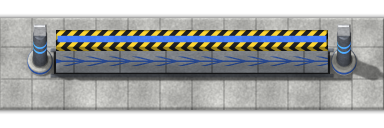
#> input picture resources/custom-art/cnc-gates-hd/ra-allies/allies-gate-h-00.png, 384 x 128 px, given in place of tsdshp-0000.png, which was not available
$ python dshpsheets.py ../../../cnc-gates-hd/ra-allies/allies-gate-h-00.png ../../../cnc-gates-hd/ra-allies/allies-gate-h-11.png
#> lines starting #> are read from the running program, lines starting #| are printed output that depends on the picture; after the words box and inside, x2 and y2 are one past the last pixel; in counts of white or black regions, pixels touching at a corner belong together; pictures that were not available may be replaced by others from this repository, and a replacement may not be noted
"""dshpsheets.py - the Dropship's look sheets: frame 0 beside the mod's (and v1's), close-ups, the 8 directions.
    python3 dshpsheets.py outdir framedir [v1]"""
import os, sys
import numpy as np
from PIL import Image, ImageDraw, ImageFont
from paths import HANDOFF

INMOD = HANDOFF + '/26-TSDSHP/in-mod/tsdshp/frames/tsdshp-%04d.png'
V1 = os.environ.get('V1_FRAMES', 'v1/frames') + '/tsdshp-%04d.png'
V1F = os.environ.get('V1_FACINGS', 'v1/facings') + '/tsdshp-%04d.png'
V2 = os.environ.get('V2_FRAMES', 'v2/frames') + '/tsdshp-%04d.png'
VER = 'v3'                                          # the version being packaged (dshppkg sets it)
PREV = ('v2', V2)                                   # the version before it, for the ship sheet
BG = (112, 108, 92)
FONT = ImageFont.truetype('/usr/share/fonts/truetype/dejavu/DejaVuSans.ttf', 15)
FONT_S = ImageFont.truetype('/usr/share/fonts/truetype/dejavu/DejaVuSans.ttf', 12)


def on_bg(im, box=None):
    im = im.convert('RGBA')
    if box is not None:
        im = im.crop(box)
    b = Image.new('RGBA', im.size, BG + (255,))
    b.alpha_composite(im)
    return b.convert('RGB')


def content_box(paths, pad=10):
#> called with pad = 10
    a = None
    for p in paths:
        al = np.array(Image.open(p).convert('RGBA'))[..., 3] > 8
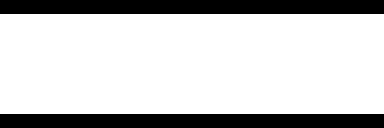
#> al: shape (128, 384) bool; 78.1% white; 2 black regions, box (x1, y1, x2, y2) and area: (0, 0, 384, 14) 5376, (0, 114, 384, 128) 5376
        a = al if a is None else (a | al)
#> pass 2 of the loop in content_box, `for p in paths:`:
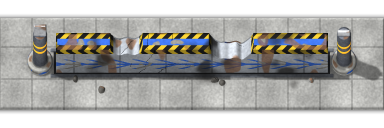
#> input picture resources/custom-art/cnc-gates-hd/ra-allies/allies-gate-h-11.png, 384 x 128 px, given in place of tsdshp-0000.png, which was not available
    ys, xs = np.nonzero(a)
    return (max(xs.min() - pad, 0), max(ys.min() - pad, 0), xs.max() + 1 + pad, ys.max() + 1 + pad)


def label(im, text, font=FONT):
    d = ImageDraw.Draw(im)
    d.text((7, 5), text, font=font, fill=(0, 0, 0))
    d.text((6, 4), text, font=font, fill=(255, 255, 255))
    return im


def stack(tiles, vertical=True, gap=4, bg=(30, 30, 30)):
    if vertical:
        W = max(t.width for t in tiles); H = sum(t.height for t in tiles) + gap * (len(tiles) - 1)
    else:
        W = sum(t.width for t in tiles) + gap * (len(tiles) - 1); H = max(t.height for t in tiles)
    s = Image.new('RGB', (W, H), bg); o = 0
    for t in tiles:
        s.paste(t, (0, o) if vertical else (o, 0)); o += (t.height if vertical else t.width) + gap
    return s


def ship(out, framedir, with_v1=True, zoom=1.0):
    items = [('in the mod now', INMOD % 0)]
    if with_v1:
        items.append((PREV[0], PREV[1] % 0))
    items.append((VER, os.path.join(framedir, 'tsdshp-0000.png')))
    box = content_box([p for _, p in items])
#> box = (0, 4, 394, 124)
    tiles = []
    for lab, p in items:
        t = on_bg(Image.open(p), box)
#> in on_bg, im is the input picture: PIL image 384x128 RGBA; mean R, G, B, A 101.4, 103.4, 103, 186.2
#> in on_bg, `im = im.crop(box)`:
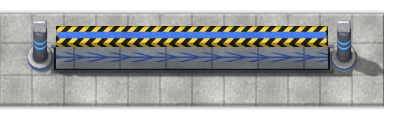
#> im: PIL image 394x120 RGBA; mean R, G, B, A 105.4, 107.5, 107.1, 193.6; transparent parts drawn white
#> in on_bg, `b.alpha_composite(im)`:
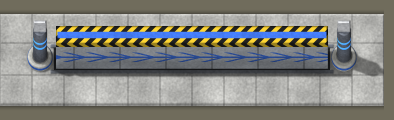
#> b: PIL image 394x120 RGBA; mean R, G, B, A 132.2, 133.2, 129.1, 255
        if zoom != 1:
            t = t.resize((int(t.width * zoom), int(t.height * zoom)), Image.LANCZOS)
        tiles.append(label(t, lab))
#> pass 2 of the loop in ship, `for lab, p in items:`:
#> in on_bg, im is the input picture: PIL image 384x128 RGBA; mean R, G, B, A 105.1, 105, 103, 186.2
#> in on_bg (call 2), `im = im.crop(box)`:
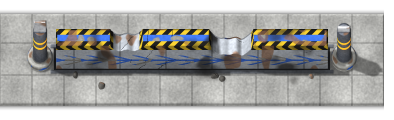
#> im: PIL image 394x120 RGBA; mean R, G, B, A 109.2, 109.2, 107.1, 193.6; transparent parts drawn white
#> in on_bg (call 2), `b.alpha_composite(im)`:
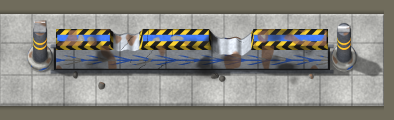
#> b: PIL image 394x120 RGBA; mean R, G, B, A 136, 135, 129, 255
    stack(tiles).save(out)
#> in stack, `W = max((t.width for t in tiles))`: W = 394
#> in stack, `H = sum((t.height for t in tiles)) + gap * (len(tiles) - 1)`: H = 368
#> in stack, `s = Image.new('RGB', (W, H), bg)`: s: PIL image 394x368 RGB; every value is 30
#> the loop in stack, `for t in tiles:` made 3 passes
#> o on passes 1 to 3: 124, 248, 372
#> after the loop in stack, `for t in tiles:`:
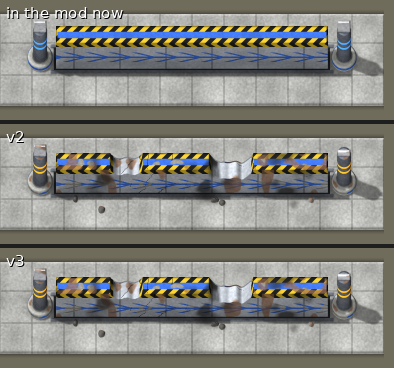
#> s: PIL image 394x368 RGB; mean R, G, B 132.5, 132.2, 127
#> after the loop in stack, `for t in tiles:`: o = 372


def closeups(out, framedir, zoom=3):
    """the nose, the middle and the tail of frame 0: the mod's beside the new version's, at zoom."""
#> called with zoom = 3
    a = Image.open(INMOD % 0); b = Image.open(os.path.join(framedir, 'tsdshp-0000.png'))
    rows = []
    for name, box in (('nose', (8, 200, 190, 365)), ('middle', (190, 140, 420, 365)), ('tail', (420, 200, 620, 365))):
        ta = on_bg(a, box).resize(((box[2] - box[0]) * zoom, (box[3] - box[1]) * zoom), Image.NEAREST)
        tb = on_bg(b, box).resize(((box[2] - box[0]) * zoom, (box[3] - box[1]) * zoom), Image.LANCZOS)
        rows.append(stack([label(ta, '%s - in the mod now' % name), label(tb, '%s - %s' % (name, VER))], vertical=False, gap=6))
#> this loop made 3 passes
#> (W in stack, H in stack) on passes 1 to 3: (1098, 495), (1386, 675), (1206, 495)
#> pass 1, in on_bg (call 4), `b = Image.new('RGBA', im.size, BG + (255,))`:
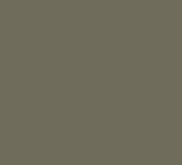
#> b: PIL image 182x165 RGBA; mean R, G, B, A 112, 108, 92, 255
#> after the loop:
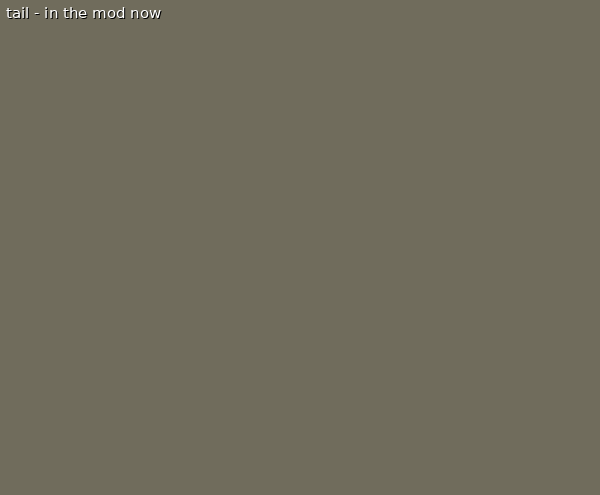
#> ta: PIL image 600x495 RGB; mean R, G, B 112.1, 108.1, 92.1
#> after the loop, rows = 3 items
    stack(rows, gap=10).save(out)
#> in stack (call 5), `W = max((t.width for t in tiles))`: W = 1386
#> in stack (call 5), `H = sum((t.height for t in tiles)) + gap * (len(tiles) - 1)`: H = 1685
#> in stack (call 5), `s = Image.new('RGB', (W, H), bg)`: s: PIL image 1386x1685 RGB; every value is 30
#> the loop in stack (call 5), `for t in tiles:` made 3 passes
#> o on passes 1 to 3: 505, 1190, 1695
#> after the loop in stack (call 5), `for t in tiles:`:
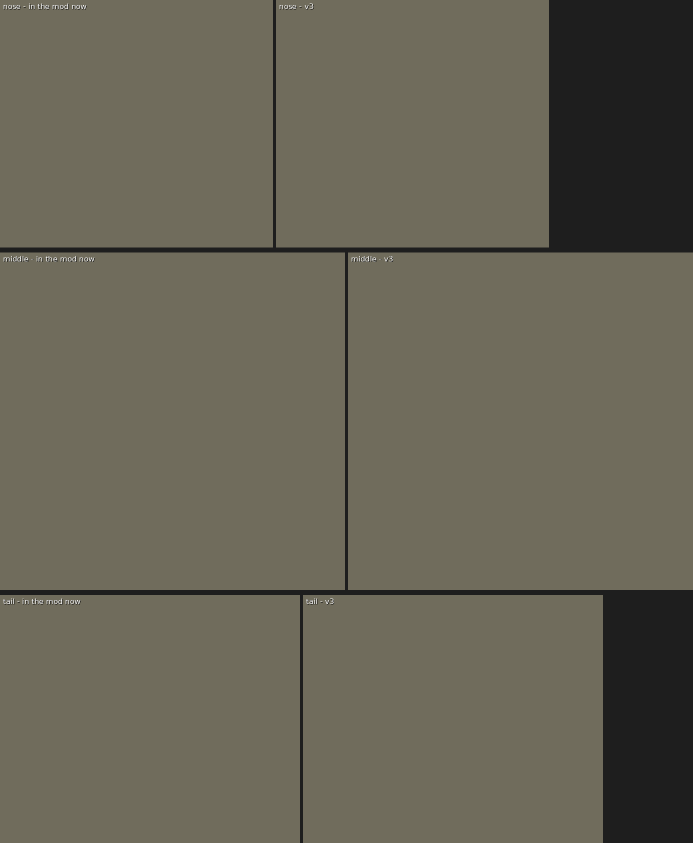
#> s: PIL image 1386x1685 RGB (shown at 1/2 size); mean R, G, B 102.6, 99.1, 84.9
#> after the loop in stack (call 5), `for t in tiles:`: o = 1695


def facings(out, framedir, ks=(0, 4, 8, 12, 16, 20, 24, 28), zoom=0.5, cols=4):
    paths = [os.path.join(framedir, 'tsdshp-%04d.png' % k) for k in ks]
    box = content_box(paths, pad=6)
    tiles = []
    for k, p in zip(ks, paths):
        t = on_bg(Image.open(p), box)
        t = t.resize((int(t.width * zoom), int(t.height * zoom)), Image.LANCZOS)
        tiles.append(label(t, '%d' % k, FONT_S))
    rows = [stack(tiles[i:i + cols], vertical=False) for i in range(0, len(tiles), cols)]
    stack(rows).save(out)


if __name__ == '__main__':
    outdir, framedir = sys.argv[1], sys.argv[2]
    os.makedirs(outdir, exist_ok=True)
    ship(os.path.join(outdir, 'ship.png'), framedir)
    closeups(os.path.join(outdir, 'closeups.png'), framedir)
